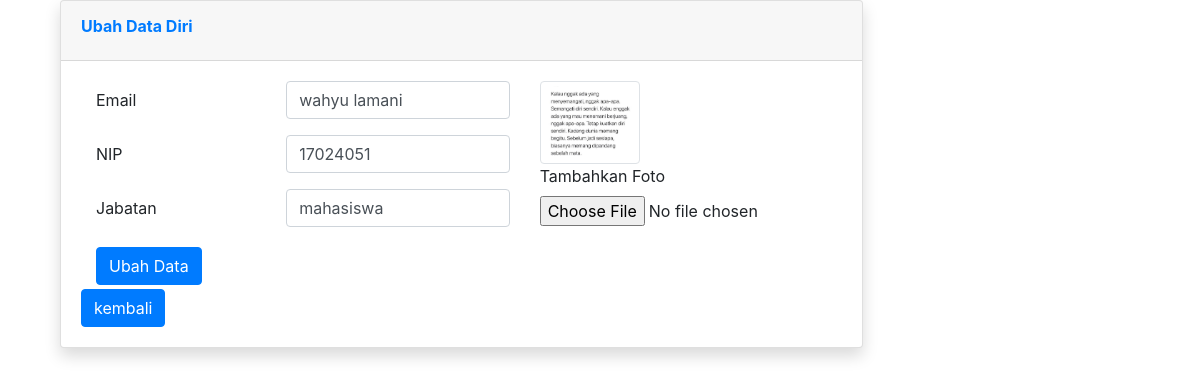
The page /ubah.php?id=9 (signed in) on the database as committed earlier.
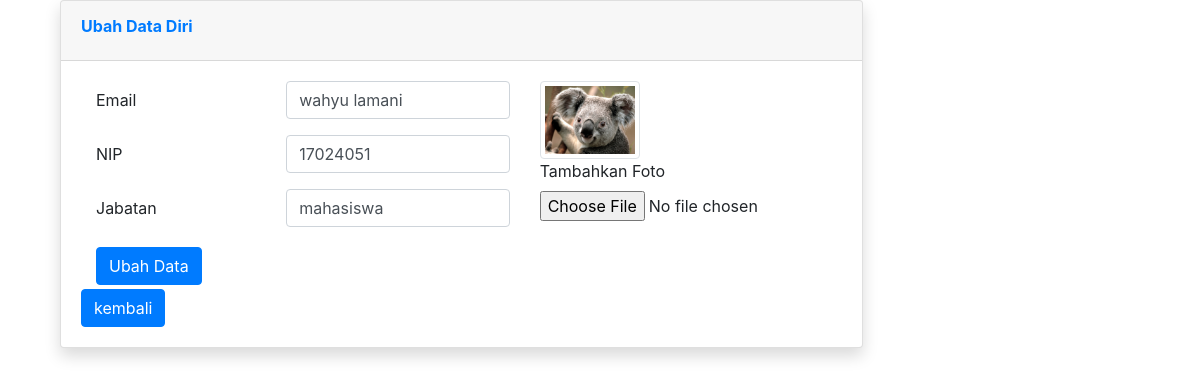
The same page on the database as committed later.
### tables this page shows
CREATE TABLE `pegawai` (
  `id_pegawai` int(4) NOT NULL,
  `nama` varchar(52) NOT NULL,
  `nip` varchar(18) NOT NULL,
  `password` varchar(256) NOT NULL,
  `jabatan` varchar(52) NOT NULL,
  `gambar` varchar(255) NOT NULL
);

### functions.php (called while the page is built, shortened)
<?php
$koneksi = mysqli_connect("localhost", "root", "", "journal");
function query($query)
{
    global $koneksi;
    $result = mysqli_query($koneksi, $query);
    $rows = [];
    while ($baris = mysqli_fetch_assoc($result)) {
        $rows[] = $baris;
    }
    return $rows;
}

### ubah.php (the view, shortened to what this page needs)
<?php
include 'template/header.php';
require 'functions.php';
$id = $_GET['id'];
$data = query("SELECT * FROM pegawai WHERE id_pegawai = $id")[0];
?>
<div class="container">
    <div class="col-lg-9 mb-2">
        <div class="card shadow mb-4">
            <div class="card-header py-3">
                <h6 class="font-weight-bold text-primary">Ubah Data Diri</h6>
            </div>
            <div class="card-body">
                <form action="" method="POST" enctype="multipart/form-data">
                    <div class="container">
                        <div class="row">
                            <div class="col-sm-3">
                                <div class="form-group">
                                    <label for="inputEmail3" class=" col-form-label">Email</label>
                                </div>
                                <div class="form-group">
                                    <label for="inputEmail3" class=" col-form-label">NIP</label>
                                </div>
                                <div class="form-group">
                                    <label for="inputEmail3" class=" col-form-label">Jabatan</label>
                                </div>
                            </div>
                            <div class="col-sm-4">
                                <div class="form-group">
                                    <input type="text" name="nama" class="form-control" id="inputEmail3" value="<?= $data['nama']; ?>">
                                </div>
                                <div class="form-group">
                                    <input type="text" name="nip" class="form-control" id="inputEmail3" value="<?= $data['nip']; ?>">
                                </div>
                                <div class="form-group">
                                    <input type="text" name="jabatan" class="form-control" id="inputEmail3" value="<?= $data['jabatan']; ?>">
                                </div>
                            </div>
                            <div class="col-sm-5">
                                <img src="img/<?= $data['gambar']; ?>" alt="..." width="100" class="img-thumbnail">
                                <div class="form-group">
                                    <label for="exampleFormControlFile1">Tambahkan Foto</label>
                                    <input type="file" name="gambar" class="form-control-file" id="exampleFormControlFile1">
                                </div>
                            </div>
                        </div>
                        <button type="submit" name="ubah" class="btn btn-primary my-1">Ubah Data</button>
                    </div>
                </form>
                <a href="index.php" class="btn btn-primary">kembali</a>
            </div>
        </div>
    </div>
</div>

### template/header.php (shortened to what this page needs)
<!DOCTYPE html>
<html lang="en">
<head>
    <link href="vendor/fontawesome-free/css/all.min.css" rel="stylesheet" type="text/css">
    <link href="css/sb-admin-2.min.css" rel="stylesheet">
    <link rel="stylesheet" href="css/bootstrap.min.css" rel="stylesheet">
</head>

Rows that differ between the two databases and show on the page:
changed pegawai "wahyu lamani": gambar: a different picture
